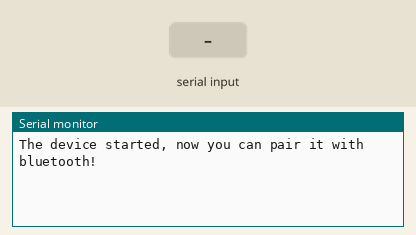
Bench run of a sketch on a simulated ESP32. On the bench: the last lines printed to the serial monitor. The test bench sets the inputs (shaded band). Nothing arrives over Bluetooth unless stated.

Above: at 1.2 s.
1.3 s: "1" received over Serial
At 2.3 s:
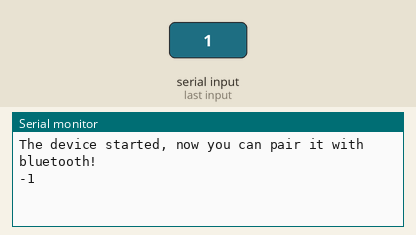
2.8 s: "1" received over the second serial link
At 3.4 s:
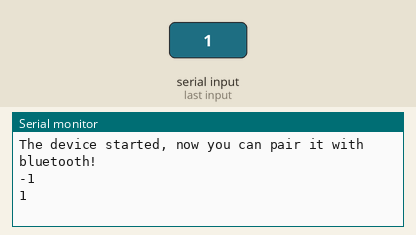
4.3 s: "0" received over the second serial link
At 5.8 s:
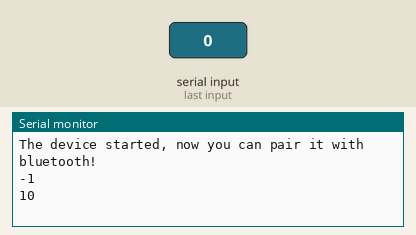

Measured:
- after the input at 1.3 s, the serial monitor: prints a new line at once (image 1)
- after the input at 2.8 s, the serial monitor: prints a new line at once (image 2)
- after the input at 4.3 s, the serial monitor: prints a new line at once (image 3)

The sketch:

COM_BLUETOOTH_CEL.ino
```cpp
#include "BluetoothSerial.h"

#if !defined(CONFIG_BT_ENABLED) || !defined(CONFIG_BLUEDROID_ENABLED)
#error Bluetooth is not enabled! Please run `make menuconfig` to and enable it
#endif

BluetoothSerial SerialBT;

void setup() {
  Serial.begin(115200);
  SerialBT.begin("ESP32_SSJBLOOD"); //Bluetooth device name
  Serial.println("The device started, now you can pair it with bluetooth!");
}

void loop() {
  if (Serial.available()) {
    SerialBT.write(Serial.read());
    Serial.println(SerialBT.read());
  }
  if (SerialBT.available()) {
    Serial.write(SerialBT.read());
  }
}
```
